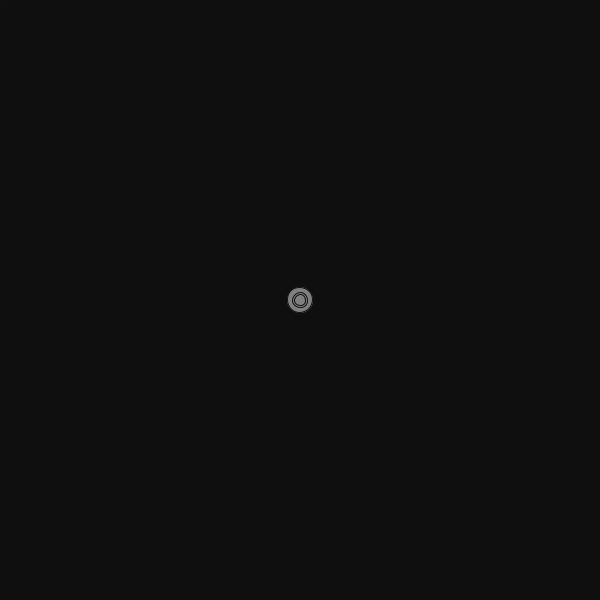
Frame 1 (no input)
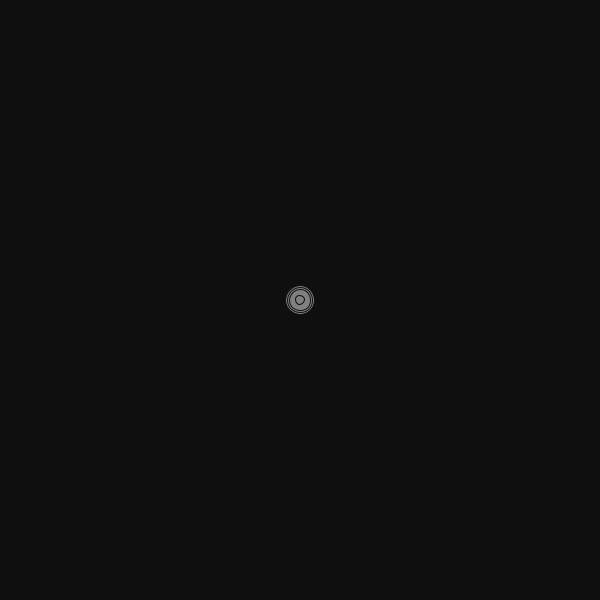
Frame 60 (the mouse pressed at the canvas centre just before this capture)
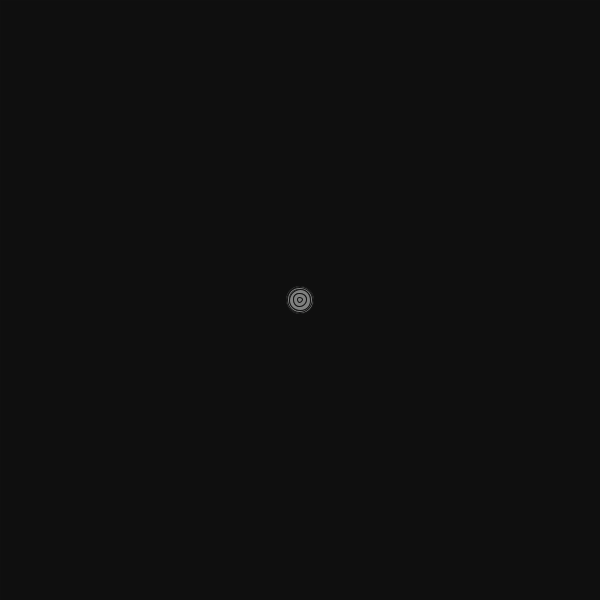
Frame 120 (the mouse held since frame 60 and released just before this capture)

The Processing sketch that drew these frames (run headless with seeded random() and noise(); from frame 60 on, the mouse is pressed at the canvas centre):

// Processing sketch: OrbitORganic
// ── OrbitORganic.pde
boolean organic = true;
int pts=100; 
float[] a;
float[] r;
float[] s;
float xterm = 0;
float yterm = 0;
float xdend = 111;
float ydend = 29;
void setup()
{
  size(600,600);
  background(16);
  stroke(16);
  a = new float[pts];
  r = new float[pts];
  s = new float[pts];
  ellipseMode(RADIUS);
  for(int i=0;i<pts;i++)
  {
    a[i] = random(0,width/2);
    r[i] = random(5,15);
    s[i] = random(0,2);
  }
}

void draw()
{
  fill(0,8);
  rect(0,0,width,height);
  for(int i=0;i<pts;i++)
  {
    float x0 = (a[i]*sin(frameCount*PI/xdend*s[i]))*xterm+width/2;
    float y0 = (a[i]*cos(frameCount*PI/ydend*s[i]))*yterm+height/2;
    float rt = map(x0,0,width,0,255);
    float bt = map(y0,0,height,0,255);
    float rad = r[i];
    if(organic)
      rad = random(2,r[i]);
    fill(rt,128,bt);
    ellipse(x0,y0,rad,rad);
  }  
}

void mouseDragged()
{
  if(mouseButton==LEFT)
    xterm = map((mouseX-width/2),0,width/2,0,1);
  if(mouseButton==RIGHT)
    yterm = map((mouseY-height/2),0,height/2,0,1);
}
